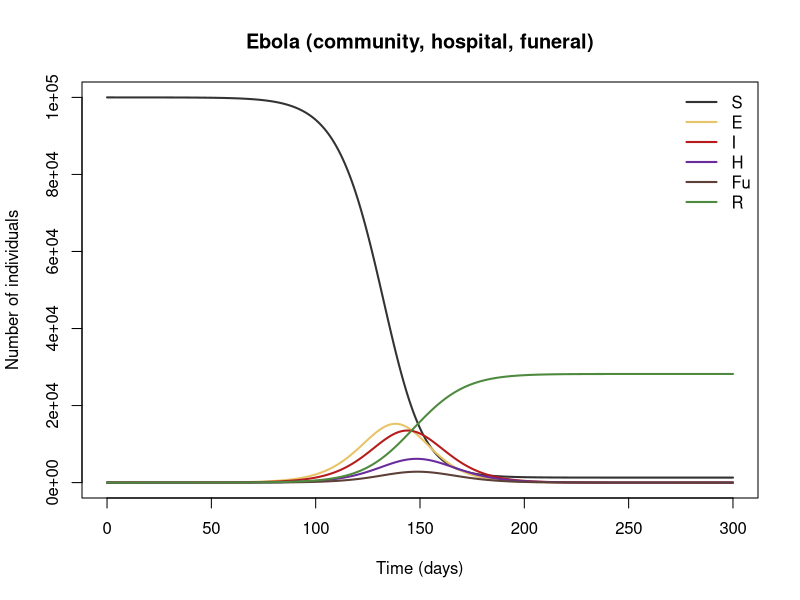
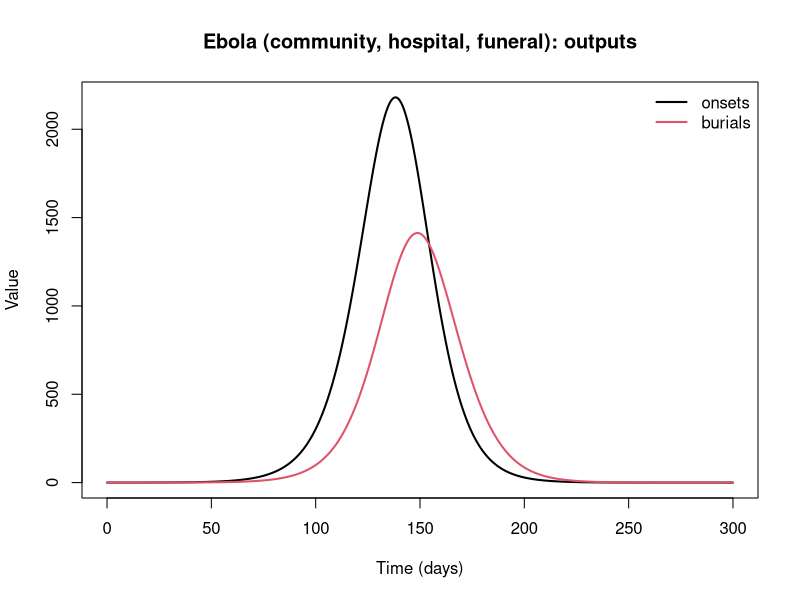

Write R code to recreate these figures, in order.
## Ebola (community, hospital, funeral)
## Transmission in the community (I), in hospital (H) and at funerals (F); structure after Legrand et al.
## Parameter values are illustrative.
## Reference: Legrand et al. (2007), Epidemiology and Infection 135:610-621
##
## Generated from a compartmental model diagram (model format v1).
## Regenerating from the same diagram always gives this exact file.
##
## Compartments: S, E, I, H, Fu, R
## Flows (time unit: days):
##   S -> E           : lam * S
##   E -> I           : alpha * E
##   I -> H           : gammaH * theta * I
##   I -> Fu          : gammaD * (1 - theta) * delta * I
##   I -> R           : gammaI * (1 - theta) * (1 - delta) * I
##   H -> Fu          : gammaDH * delta * H
##   H -> R           : gammaIH * (1 - delta) * H
##   Fu -> (outside)  : gammaF * Fu

library(deSolve)

# ---- Time ------------------------------------------------------------
times <- seq(0, 300, by = 0.5)  # days

# ---- Parameters ------------------------------------------------------
parameters <- c(
  betaI = 0.3,        # transmission rate in the community
  betaH = 0.05,       # transmission rate in hospital
  betaF = 0.4,        # transmission rate at funerals
  alpha = 1 / 7,      # 1/(incubation period)
  theta = 0.5,        # proportion of cases hospitalised
  delta = 0.7,        # case fatality ratio
  gammaH = 1 / 5,     # 1/(onset to hospitalisation)
  gammaD = 1 / 9.6,   # 1/(onset to death)
  gammaI = 1 / 10,    # 1/(onset to recovery)
  gammaDH = 1 / 4.6,  # 1/(hospitalisation to death)
  gammaIH = 1 / 5,    # 1/(hospitalisation to recovery)
  gammaF = 1 / 2      # 1/(death to burial)
)

# ---- Initial conditions ----------------------------------------------
state <- c(
  S = 99999,  # Susceptible
  E = 1,      # Exposed
  I = 0,      # Infectious (community)
  H = 0,      # Hospitalised
  Fu = 0,     # Dead, not yet buried (funeral)
  R = 0       # Removed
)

# ---- Model equations -------------------------------------------------
ebola_model <- function(t, state, parameters) {
  with(as.list(c(state, parameters)), {
    # Total population
    N <- S + E + I + H + Fu + R

    # Derived quantities
    lam <- (betaI * I + betaH * H + betaF * Fu) / N  # force of infection

    # Flows recorded as outputs
    onsets <- alpha * E
    burials <- gammaF * Fu

    # Rates of change
    dS <- -lam * S
    dE <- lam * S - alpha * E
    dI <- alpha * E - gammaH * theta * I - gammaD * (1 - theta) * delta * I - gammaI * (1 - theta) * (1 - delta) * I
    dH <- gammaH * theta * I - gammaDH * delta * H - gammaIH * (1 - delta) * H
    dFu <- gammaD * (1 - theta) * delta * I + gammaDH * delta * H - gammaF * Fu
    dR <- gammaI * (1 - theta) * (1 - delta) * I + gammaIH * (1 - delta) * H

    list(c(dS, dE, dI, dH, dFu, dR), c(onsets = onsets, burials = burials))
  })
}

# ---- Solve -----------------------------------------------------------
out <- ode(y = state, times = times, func = ebola_model, parms = parameters)
out <- as.data.frame(out)

# ---- Plot ------------------------------------------------------------
compartment_cols <- c(S = "#333333", E = "#E8C468", I = "#B71C1C", H = "#6A2C9C", Fu = "#5D4037", R = "#4E8A3E")
matplot(out$time, out[, names(compartment_cols)], type = "l", lty = 1, lwd = 2,
        col = compartment_cols, xlab = "Time (days)", ylab = "Number of individuals",
        main = "Ebola (community, hospital, funeral)")
legend("topright", legend = names(compartment_cols), col = compartment_cols,
       lty = 1, lwd = 2, bty = "n")

output_names <- c("onsets", "burials")
matplot(out$time, out[, output_names, drop = FALSE], type = "l", lty = 1, lwd = 2,
        col = seq_along(output_names), xlab = "Time (days)", ylab = "Value",
        main = "Ebola (community, hospital, funeral): outputs")
legend("topright", legend = output_names, col = seq_along(output_names),
       lty = 1, lwd = 2, bty = "n")
